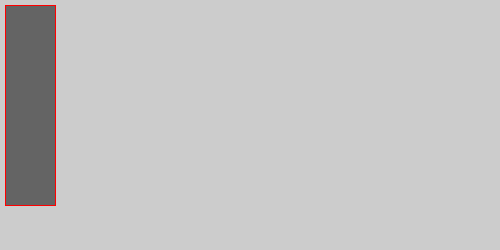
Frame 1 (no input)
Frame 60 (the mouse pressed at the canvas centre just before this capture): identical to frame 1, image omitted
Frame 120 (the mouse held since frame 60 and released just before this capture): identical to frame 1, image omitted

The Processing sketch that drew this single still picture (run headless with seeded random() and noise(); from frame 60 on, the mouse is pressed at the canvas centre):

// Processing sketch: act1
// ── act1.pde

void setup(){
  size(500,250);
  frameRate(16);
}

void draw(){
  fill(100,100,100);
  stroke(255,0,0);
  rect(5,5,50,200);
  
  if(mouseButton == LEFT){
    rect(mouseX,mouseY, 50, 50);
  }

  if (mouseButton == RIGHT) {
    ellipse(mouseX, mouseY, 50, 50);
  }
}
